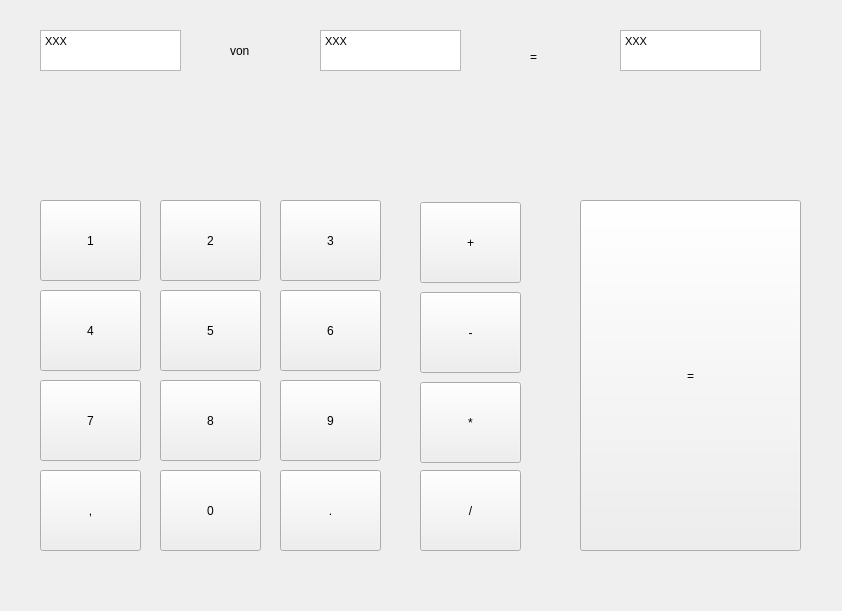
<?xml version="1.0" encoding="UTF-8"?>
<ui version="4.0">
 <class>Form</class>
 <widget class="QWidget" name="Form">
  <property name="geometry">
   <rect>
    <x>0</x>
    <y>0</y>
    <width>842</width>
    <height>611</height>
   </rect>
  </property>
  <property name="windowTitle">
   <string>Form</string>
  </property>
  <widget class="QTextEdit" name="textEdit">
   <property name="geometry">
    <rect>
     <x>40</x>
     <y>30</y>
     <width>141</width>
     <height>41</height>
    </rect>
   </property>
   <property name="html">
    <string>&lt;!DOCTYPE HTML PUBLIC &quot;-//W3C//DTD HTML 4.0//EN&quot; &quot;http://www.w3.org/TR/REC-html40/strict.dtd&quot;&gt;
&lt;html&gt;&lt;head&gt;&lt;meta name=&quot;qrichtext&quot; content=&quot;1&quot; /&gt;&lt;style type=&quot;text/css&quot;&gt;
p, li { white-space: pre-wrap; }
&lt;/style&gt;&lt;/head&gt;&lt;body style=&quot; font-family:'MS Shell Dlg 2'; font-size:8.25pt; font-weight:400; font-style:normal;&quot;&gt;
&lt;p style=&quot; margin-top:0px; margin-bottom:0px; margin-left:0px; margin-right:0px; -qt-block-indent:0; text-indent:0px;&quot;&gt;&lt;span style=&quot; font-size:8pt;&quot;&gt;XXX&lt;/span&gt;&lt;/p&gt;&lt;/body&gt;&lt;/html&gt;</string>
   </property>
  </widget>
  <widget class="QPushButton" name="pushButton">
   <property name="geometry">
    <rect>
     <x>420</x>
     <y>202</y>
     <width>101</width>
     <height>81</height>
    </rect>
   </property>
   <property name="text">
    <string>+</string>
   </property>
  </widget>
  <widget class="QPushButton" name="pushButton_2">
   <property name="geometry">
    <rect>
     <x>420</x>
     <y>292</y>
     <width>101</width>
     <height>81</height>
    </rect>
   </property>
   <property name="text">
    <string>-</string>
   </property>
  </widget>
  <widget class="QPushButton" name="pushButton_3">
   <property name="geometry">
    <rect>
     <x>420</x>
     <y>470</y>
     <width>101</width>
     <height>81</height>
    </rect>
   </property>
   <property name="text">
    <string>/</string>
   </property>
  </widget>
  <widget class="QPushButton" name="pushButton_4">
   <property name="geometry">
    <rect>
     <x>420</x>
     <y>382</y>
     <width>101</width>
     <height>81</height>
    </rect>
   </property>
   <property name="text">
    <string>*</string>
   </property>
  </widget>
  <widget class="QPushButton" name="pushButton_5">
   <property name="geometry">
    <rect>
     <x>160</x>
     <y>470</y>
     <width>101</width>
     <height>81</height>
    </rect>
   </property>
   <property name="text">
    <string>0</string>
   </property>
  </widget>
  <widget class="QPushButton" name="pushButton_6">
   <property name="geometry">
    <rect>
     <x>40</x>
     <y>200</y>
     <width>101</width>
     <height>81</height>
    </rect>
   </property>
   <property name="text">
    <string>1</string>
   </property>
  </widget>
  <widget class="QPushButton" name="pushButton_7">
   <property name="geometry">
    <rect>
     <x>160</x>
     <y>200</y>
     <width>101</width>
     <height>81</height>
    </rect>
   </property>
   <property name="text">
    <string>2</string>
   </property>
  </widget>
  <widget class="QPushButton" name="pushButton_8">
   <property name="geometry">
    <rect>
     <x>280</x>
     <y>200</y>
     <width>101</width>
     <height>81</height>
    </rect>
   </property>
   <property name="text">
    <string>3</string>
   </property>
  </widget>
  <widget class="QPushButton" name="pushButton_9">
   <property name="geometry">
    <rect>
     <x>40</x>
     <y>290</y>
     <width>101</width>
     <height>81</height>
    </rect>
   </property>
   <property name="text">
    <string>4</string>
   </property>
  </widget>
  <widget class="QPushButton" name="pushButton_10">
   <property name="geometry">
    <rect>
     <x>160</x>
     <y>290</y>
     <width>101</width>
     <height>81</height>
    </rect>
   </property>
   <property name="text">
    <string>5</string>
   </property>
  </widget>
  <widget class="QPushButton" name="pushButton_11">
   <property name="geometry">
    <rect>
     <x>280</x>
     <y>290</y>
     <width>101</width>
     <height>81</height>
    </rect>
   </property>
   <property name="text">
    <string>6</string>
   </property>
  </widget>
  <widget class="QPushButton" name="pushButton_12">
   <property name="geometry">
    <rect>
     <x>40</x>
     <y>380</y>
     <width>101</width>
     <height>81</height>
    </rect>
   </property>
   <property name="text">
    <string>7</string>
   </property>
  </widget>
  <widget class="QPushButton" name="pushButton_13">
   <property name="geometry">
    <rect>
     <x>160</x>
     <y>380</y>
     <width>101</width>
     <height>81</height>
    </rect>
   </property>
   <property name="text">
    <string>8</string>
   </property>
  </widget>
  <widget class="QPushButton" name="pushButton_14">
   <property name="geometry">
    <rect>
     <x>280</x>
     <y>380</y>
     <width>101</width>
     <height>81</height>
    </rect>
   </property>
   <property name="text">
    <string>9</string>
   </property>
  </widget>
  <widget class="QPushButton" name="pushButton_15">
   <property name="geometry">
    <rect>
     <x>40</x>
     <y>470</y>
     <width>101</width>
     <height>81</height>
    </rect>
   </property>
   <property name="text">
    <string>,</string>
   </property>
  </widget>
  <widget class="QPushButton" name="pushButton_16">
   <property name="geometry">
    <rect>
     <x>280</x>
     <y>470</y>
     <width>101</width>
     <height>81</height>
    </rect>
   </property>
   <property name="text">
    <string>.</string>
   </property>
  </widget>
  <widget class="QPushButton" name="pushButton_17">
   <property name="geometry">
    <rect>
     <x>580</x>
     <y>200</y>
     <width>221</width>
     <height>351</height>
    </rect>
   </property>
   <property name="text">
    <string>=</string>
   </property>
  </widget>
  <widget class="QTextEdit" name="textEdit_2">
   <property name="geometry">
    <rect>
     <x>620</x>
     <y>30</y>
     <width>141</width>
     <height>41</height>
    </rect>
   </property>
   <property name="html">
    <string>&lt;!DOCTYPE HTML PUBLIC &quot;-//W3C//DTD HTML 4.0//EN&quot; &quot;http://www.w3.org/TR/REC-html40/strict.dtd&quot;&gt;
&lt;html&gt;&lt;head&gt;&lt;meta name=&quot;qrichtext&quot; content=&quot;1&quot; /&gt;&lt;style type=&quot;text/css&quot;&gt;
p, li { white-space: pre-wrap; }
&lt;/style&gt;&lt;/head&gt;&lt;body style=&quot; font-family:'MS Shell Dlg 2'; font-size:8.25pt; font-weight:400; font-style:normal;&quot;&gt;
&lt;p style=&quot; margin-top:0px; margin-bottom:0px; margin-left:0px; margin-right:0px; -qt-block-indent:0; text-indent:0px;&quot;&gt;XXX&lt;/p&gt;&lt;/body&gt;&lt;/html&gt;</string>
   </property>
  </widget>
  <widget class="QTextEdit" name="textEdit_3">
   <property name="geometry">
    <rect>
     <x>320</x>
     <y>30</y>
     <width>141</width>
     <height>41</height>
    </rect>
   </property>
   <property name="html">
    <string>&lt;!DOCTYPE HTML PUBLIC &quot;-//W3C//DTD HTML 4.0//EN&quot; &quot;http://www.w3.org/TR/REC-html40/strict.dtd&quot;&gt;
&lt;html&gt;&lt;head&gt;&lt;meta name=&quot;qrichtext&quot; content=&quot;1&quot; /&gt;&lt;style type=&quot;text/css&quot;&gt;
p, li { white-space: pre-wrap; }
&lt;/style&gt;&lt;/head&gt;&lt;body style=&quot; font-family:'MS Shell Dlg 2'; font-size:8.25pt; font-weight:400; font-style:normal;&quot;&gt;
&lt;p style=&quot; margin-top:0px; margin-bottom:0px; margin-left:0px; margin-right:0px; -qt-block-indent:0; text-indent:0px;&quot;&gt;XXX&lt;/p&gt;&lt;/body&gt;&lt;/html&gt;</string>
   </property>
  </widget>
  <widget class="QLabel" name="label">
   <property name="geometry">
    <rect>
     <x>230</x>
     <y>40</y>
     <width>61</width>
     <height>21</height>
    </rect>
   </property>
   <property name="text">
    <string>von</string>
   </property>
  </widget>
  <widget class="QLabel" name="label_2">
   <property name="geometry">
    <rect>
     <x>530</x>
     <y>50</y>
     <width>47</width>
     <height>13</height>
    </rect>
   </property>
   <property name="text">
    <string>=</string>
   </property>
  </widget>
 </widget>
 <resources/>
 <connections/>
</ui>
